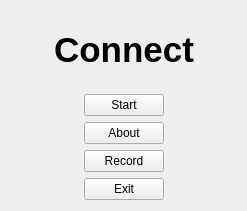
<?xml version="1.0" encoding="UTF-8"?>
<ui version="4.0">
 <class>Connect::Menu</class>
 <widget class="QWidget" name="Connect::Menu">
  <property name="geometry">
   <rect>
    <x>0</x>
    <y>0</y>
    <width>247</width>
    <height>211</height>
   </rect>
  </property>
  <property name="acceptDrops">
   <bool>false</bool>
  </property>
  <property name="windowTitle">
   <string>Connect Game</string>
  </property>
  <layout class="QVBoxLayout" name="verticalLayout_3">
   <item>
    <layout class="QHBoxLayout" name="horizontalLayoutTitle">
     <item>
      <spacer name="horizontalSpacerTitleLeft">
       <property name="orientation">
        <enum>Qt::Horizontal</enum>
       </property>
       <property name="sizeHint" stdset="0">
        <size>
         <width>40</width>
         <height>20</height>
        </size>
       </property>
      </spacer>
     </item>
     <item>
      <widget class="QLabel" name="Title">
       <property name="font">
        <font>
         <pointsize>26</pointsize>
         <bold>true</bold>
        </font>
       </property>
       <property name="text">
        <string>Connect</string>
       </property>
      </widget>
     </item>
     <item>
      <spacer name="horizontalSpacerTitleRight">
       <property name="orientation">
        <enum>Qt::Horizontal</enum>
       </property>
       <property name="sizeHint" stdset="0">
        <size>
         <width>40</width>
         <height>20</height>
        </size>
       </property>
      </spacer>
     </item>
    </layout>
   </item>
   <item>
    <layout class="QHBoxLayout" name="horizontalLayoutStart">
     <item>
      <spacer name="horizontalSpacerStartLeft">
       <property name="orientation">
        <enum>Qt::Horizontal</enum>
       </property>
       <property name="sizeHint" stdset="0">
        <size>
         <width>40</width>
         <height>20</height>
        </size>
       </property>
      </spacer>
     </item>
     <item>
      <widget class="QPushButton" name="pushButtonStart">
       <property name="text">
        <string>Start</string>
       </property>
      </widget>
     </item>
     <item>
      <spacer name="horizontalSpacerStartRight">
       <property name="orientation">
        <enum>Qt::Horizontal</enum>
       </property>
       <property name="sizeHint" stdset="0">
        <size>
         <width>40</width>
         <height>20</height>
        </size>
       </property>
      </spacer>
     </item>
    </layout>
   </item>
   <item>
    <layout class="QHBoxLayout" name="horizontalLayoutAbout">
     <item>
      <spacer name="horizontalSpacerAboutLeft">
       <property name="orientation">
        <enum>Qt::Horizontal</enum>
       </property>
       <property name="sizeHint" stdset="0">
        <size>
         <width>40</width>
         <height>20</height>
        </size>
       </property>
      </spacer>
     </item>
     <item>
      <widget class="QPushButton" name="pushButtonAbout">
       <property name="text">
        <string>About</string>
       </property>
      </widget>
     </item>
     <item>
      <spacer name="horizontalSpacerAboutRight">
       <property name="orientation">
        <enum>Qt::Horizontal</enum>
       </property>
       <property name="sizeHint" stdset="0">
        <size>
         <width>40</width>
         <height>20</height>
        </size>
       </property>
      </spacer>
     </item>
    </layout>
   </item>
   <item>
    <layout class="QHBoxLayout" name="horizontalLayoutRecord">
     <item>
      <spacer name="horizontalSpacerExitRecordLeft">
       <property name="orientation">
        <enum>Qt::Horizontal</enum>
       </property>
       <property name="sizeHint" stdset="0">
        <size>
         <width>40</width>
         <height>20</height>
        </size>
       </property>
      </spacer>
     </item>
     <item>
      <widget class="QPushButton" name="pushButtonRecord">
       <property name="text">
        <string>Record</string>
       </property>
      </widget>
     </item>
     <item>
      <spacer name="horizontalSpacerExitRecordRight">
       <property name="orientation">
        <enum>Qt::Horizontal</enum>
       </property>
       <property name="sizeHint" stdset="0">
        <size>
         <width>40</width>
         <height>20</height>
        </size>
       </property>
      </spacer>
     </item>
    </layout>
   </item>
   <item>
    <layout class="QHBoxLayout" name="horizontalLayout">
     <item>
      <spacer name="horizontalSpacerExitLeft">
       <property name="orientation">
        <enum>Qt::Horizontal</enum>
       </property>
       <property name="sizeHint" stdset="0">
        <size>
         <width>40</width>
         <height>20</height>
        </size>
       </property>
      </spacer>
     </item>
     <item>
      <widget class="QPushButton" name="pushButtonExit">
       <property name="text">
        <string>Exit</string>
       </property>
      </widget>
     </item>
     <item>
      <spacer name="horizontalSpacerExitRight">
       <property name="orientation">
        <enum>Qt::Horizontal</enum>
       </property>
       <property name="sizeHint" stdset="0">
        <size>
         <width>40</width>
         <height>20</height>
        </size>
       </property>
      </spacer>
     </item>
    </layout>
   </item>
  </layout>
 </widget>
 <resources/>
 <connections>
  <connection>
   <sender>pushButtonExit</sender>
   <signal>clicked()</signal>
   <receiver>Connect::Menu</receiver>
   <slot>close()</slot>
   <hints>
    <hint type="sourcelabel">
     <x>192</x>
     <y>233</y>
    </hint>
    <hint type="destinationlabel">
     <x>199</x>
     <y>149</y>
    </hint>
   </hints>
  </connection>
 </connections>
</ui>
